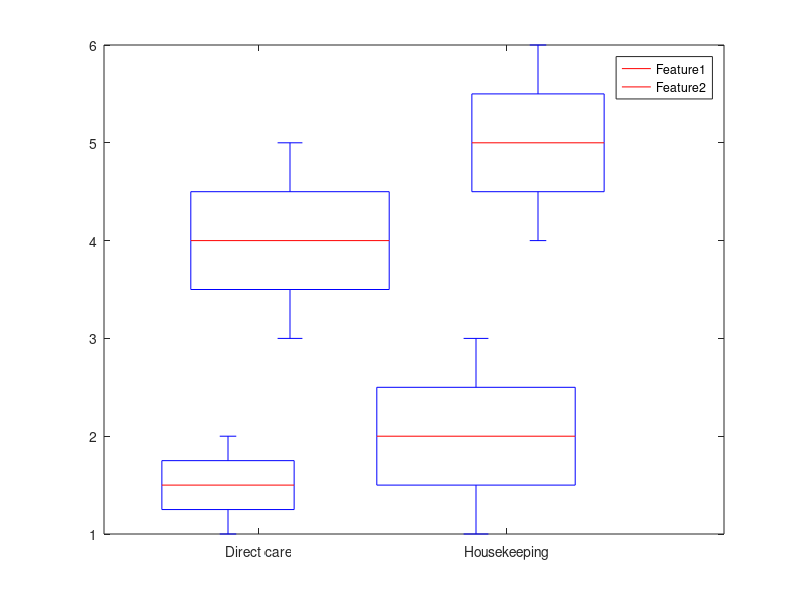

The MATLAB script that drew this image:
close all
clc
clear
figure,
x = [1,2,3,4,5,1,2,3,4,6];
group = [1,1,2,2,2,3,3,3,4,4];
positions = [1 1.25 2 2.25];
boxplot(x,group, 'positions', positions);

set(gca,'xtick',[mean(positions(1:2)) mean(positions(3:4)) ])
set(gca,'xticklabel',{'Direct care','Housekeeping'})

color = ['c', 'y', 'c', 'y'];
h = findobj(gca,'Tag','Box');
for j=1:length(h)
   patch(get(h(j),'XData'),get(h(j),'YData'),color(j),'FaceAlpha',.5);
end

c = get(gca, 'Children');

hleg1 = legend(c(1:2), 'Feature1', 'Feature2' );